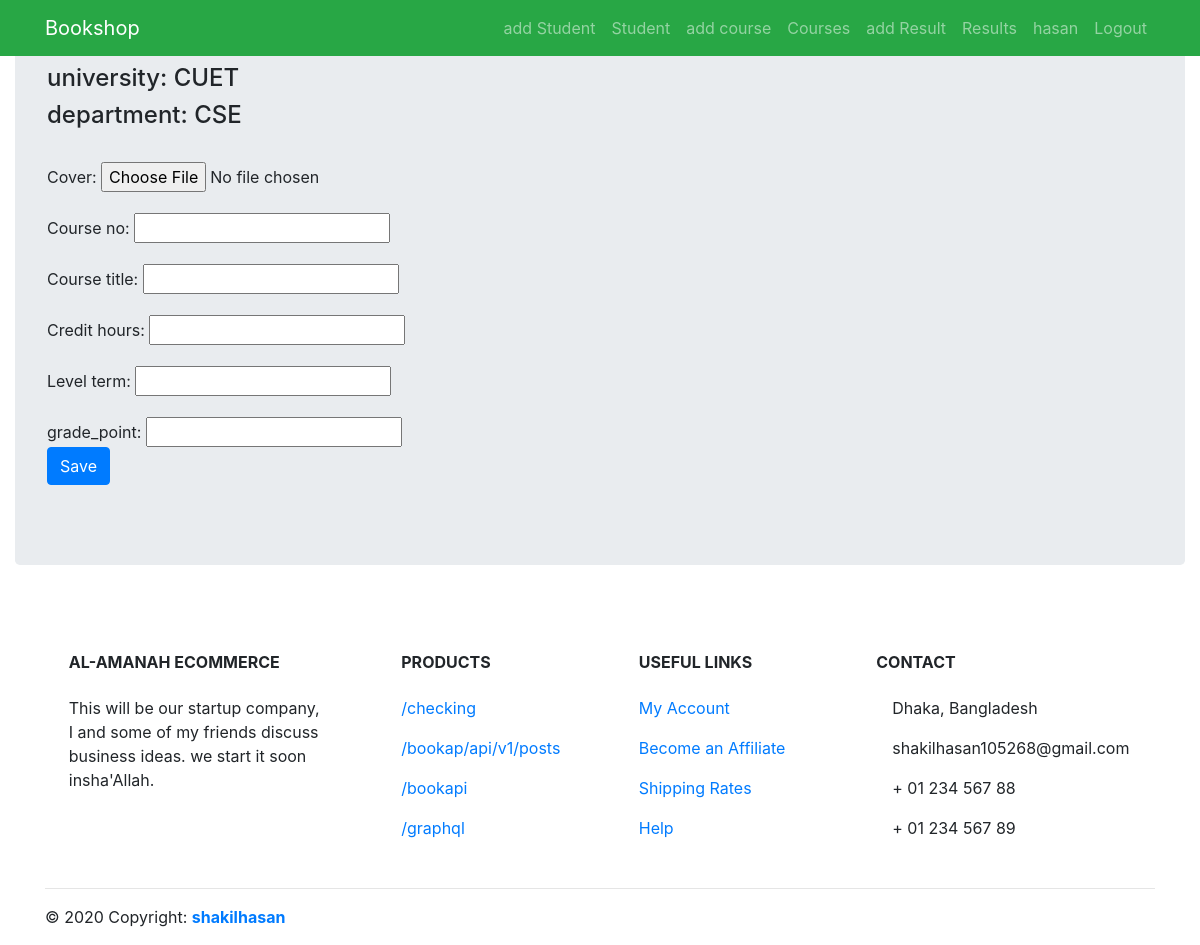
Before: /course_add/ (signed in) with the older database file.
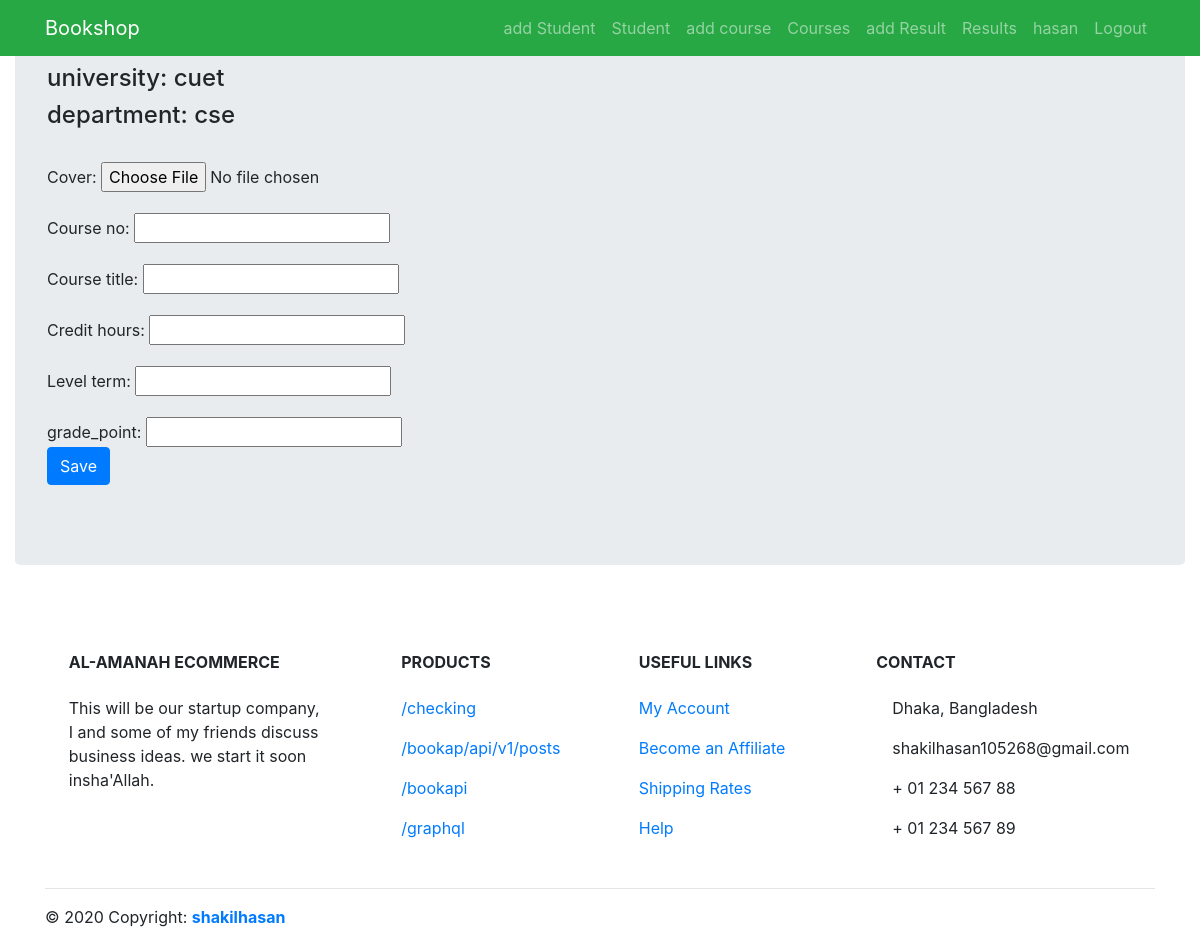
After: the same page with the newer database file.
### cgpa/models.py (models this page shows, shortened)
class Student(models.Model):
    cover= models.ImageField(upload_to='images/cgpa/', null=True,blank=True,default='images/cgpa/student_default.png')
    user = models.OneToOneField(User,on_delete=models.CASCADE,)
    university = models.CharField(max_length=100,)
    department = models.CharField(max_length=100,)
    sid = models.CharField(max_length=100, null=True, blank=True)

### cgpa/views.py (the view)
# urls.py: path('course_add/', views.course_add, name= 'course_add'),
def course_add(request):
    if not Student.objects.filter(user=request.user).exists():
        return redirect('cgpa:student_add')
    template = loader.get_template('cgpa/course_add.html')
    student = Student.objects.get(user=request.user)
    if request.method == 'POST':
        form = CourseForm(request.POST)
        if form.is_valid():
            obj = form.save(commit=False)
            obj.department = student.department
            obj.university = student.university
            obj.save()
            grade_point= request.POST.get('grade_point')
            if grade_point:
                data = {
                 'grade_point':grade_point,
                 'user':request.user,
                 'course':obj,
                  }
                cform=Result(**data)
                cform.save()
            return redirect('cgpa:course_add')
    else :
        form = CourseForm
    context = {'form':form, 'student': student }
    return HttpResponse(template.render(context, request))

### cgpa/templates/cgpa/course_add.html
{% extends 'cgpa/cgpa_base.html' %}
{% load static %}
{% block content %}
<h4>university: {{ student.university }}</h4>
<h4>department: {{ student.department }}</h4><br>
    <form method="POST" class="form-horizontal"> {% csrf_token %}
        {{ form.as_p }}
        grade_point: <input type="number" name="grade_point" step="any"></input><br>
        <button type="submit" class="btn btn-primary">Save</button>
    </form>
{% endblock %}

Changed rows visible on the page:
removed Student: university "CUET", department "CSE"
added Student: university "cuet", department "cse"
